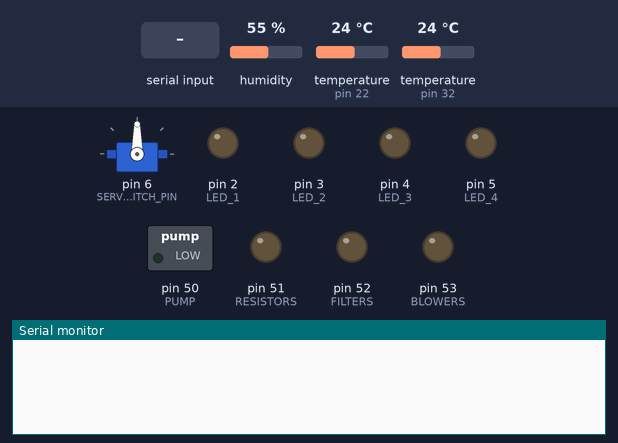
Simulated run of this sketch. Board: Arduino Mega 2560, built with avr-gcc and run on an emulated ATmega2560. Parts: servo, switched loads named in the sketch (green lamp = pin HIGH), output pins drawn as LEDs (lit = HIGH), the last lines printed to the serial monitor. Inputs (shaded band) come from the test bench; at power-on: humidity 55 %, temperature (sensors on pin 22, pin 32) 24 °C.

Above: at 1.2 s.
1.3 s: "on|1\n" received over Serial
At 3.1 s:
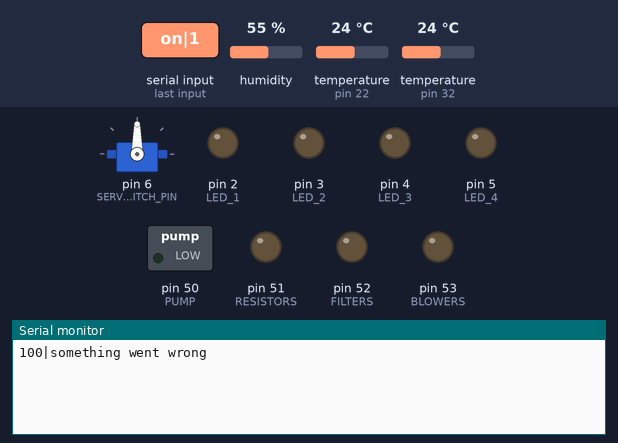
3.8 s: "30|150|10\n" received over Serial
At 6.0 s:
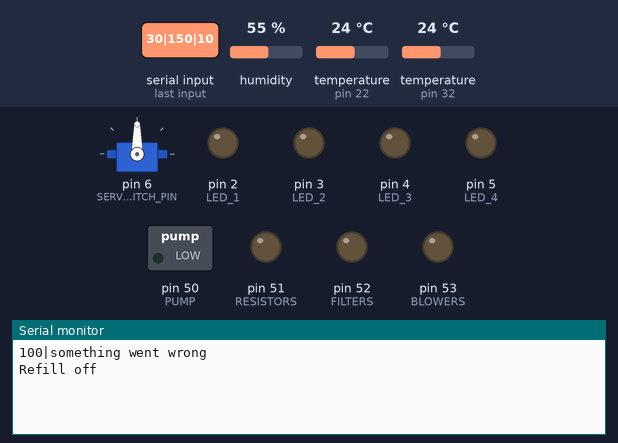
6.3 s: "10\n" received over Serial
At 9.5 s:
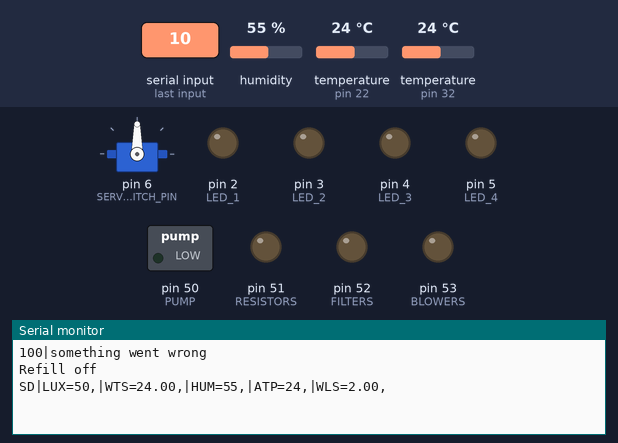

Measured:
- after the input at 1.3 s, the serial monitor: prints a new line after 1.0 s (image 1)
- after the input at 3.8 s, the serial monitor: prints a new line after 1.0 s (image 2)
- after the input at 6.3 s, the serial monitor: prints a new line after 1.8 s (image 3)

The sketch:

ArduinoCode.ino
```cpp
/*TODO:
*Plafoniera e timer
*/

//*******************ACQUARIUM ENABLE**************************//
//Uncomment the line of the acquarium output you're going to use
#define ACQ_1
//#define ACQ_2
//#define ACQ_3
//#define ACQ_4

//**************************COST******************************//
#define VIN 5 // V power voltage
#define R 10000 //ohm resistance value

//*******************SENSOR POWER PIN*************************//
//Uncomment this line for enamble.
//#define POWER_PIN 50

//*******************WATER LEVEL SENSOR**********************//
#ifdef ACQ_1
  #define WLS_1 A0
#endif
#ifdef ACQ_2
  #define WLS_2 A1
#endif
#ifdef ACQ_3
  #define WLS_3 A2
#endif
#ifdef ACQ_4
  #define WLS_4 A3
#endif

//******************LUX SENSOR*******************************//
#ifdef ACQ_1
  #define LX_1 A4
#endif
#ifdef ACQ_2
  #define LX_2 A5
#endif
#ifdef ACQ_3
  #define LX_3 A6
#endif
#ifdef ACQ_4
  #define LX_4 A7
#endif

//*********DHT11 SENSOR (humidity & Air Temperature)*********//
#include <SimpleDHT.h>

#ifdef ACQ_1
  #define DHT_1 22
  SimpleDHT11 dht_1(DHT_1);
#endif
#ifdef ACQ_2
  #define DHT_2 23
  SimpleDHT11 dht_2(DHT_2);
#endif
#ifdef ACQ_3
  #define DHT_3 24
  SimpleDHT11 dht_3(DHT_3);
#endif
#ifdef ACQ_4
  #define DHT_4 25
  SimpleDHT11 dht_4(DHT_4);
#endif

//*******************WATER TEMPERATURE SENSOR**************//
#include <OneWire.h>
#include <DallasTemperature.h>

#ifdef ACQ_1
  #define WTS_1 32
  OneWire oneWire1(WTS_1);
  DallasTemperature wts_1(&oneWire1);
#endif
#ifdef ACQ_2
  #define WTS_2 33
  OneWire oneWire2(WTS_2);
  DallasTemperature wts_2(&oneWire2);
#endif
#ifdef ACQ_3
  #define WTS_3 34
  OneWire oneWire3(WTS_3);
  DallasTemperature wts_3(&oneWire3);
#endif
#ifdef ACQ_4
  #define WTS_4 35
  OneWire oneWire4(WTS_4);
  DallasTemperature wts_4(&oneWire4);
#endif

//****************AUTOMATIC FILLING**********************//
#include <Servo.h>

#define SERVOSWITCH_PIN 6
Servo servoSwitch;

//***************4RELE MODULE****************************//

#define PUMP 50
#define RESISTORS 51
#define FILTERS 52
#define BLOWERS 53

//***************LED MODULE****************************//
#define LED_1 2
#define LED_2 3
#define LED_3 4
#define LED_4 5

//****************************SETUP*******************//

void setup() {
  //Serial connection with raspberry pi
  Serial.begin(115200);

  //Servo switch init
  servoSwitch.attach(SERVOSWITCH_PIN);

  //WATER TEMPERATURE SENSOR
  #ifdef ACQ_1
    wts_1.begin();
  #endif
  #ifdef ACQ_2
    wts_2.begin();
  #endif
  #ifdef ACQ_3
    wts_3.begin();
  #endif
  #ifdef ACQ_4
    wts_4.begin();
  #endif

  //RELE pin settings
  pinMode(PUMP, OUTPUT);
  pinMode(RESISTORS, OUTPUT);
  pinMode(FILTERS, OUTPUT);
  pinMode(BLOWERS, OUTPUT);
  //LED pin
  pinMode(LED_1, OUTPUT);
  pinMode(LED_2, OUTPUT);
  pinMode(LED_3, OUTPUT);
  pinMode(LED_4, OUTPUT);
}

String strs[20];

void loop() {
  //wait for Command available from Raspberry
  while (Serial.available() == 0) {}
  String str = Serial.readString();  //read until timeout
  str.trim();                        // remove any \r \n whitespace at the end of the String

  //SPLITTING THE COMMAND
  //COMMAND PROTOCOL
  //Sensor Request:     10
  //Switch Request:     20|on|on|on (Filters|Resistors|Blower)
  //Pump Activation:    30|on
  //LED:                40|index|percentage
  //SERVO SELECTION:    50|index

  //Slitting the string using |
  splitString(str, '|');

  //Switching thse command
  switch(strs[0].toInt()){
    case 10:
      sendSensorsData();
      break;
    case 20:
      changeSwitchState();
      break;
    case 30:
      refillPump();
      break;
    case 40:
      LEDRequest();
      break;
    case 50:
      SERVORequest();
      break;
    default:
      Serial.println("100|something went wrong");
      break;
  }

  delay(100);
}


void sendSensorsData(){
  String data = "SD|";
  //Lux
  String luxData = luxSensors();
  data = data + luxData + "|";
  //WaterTemp
  String waterTemp = waterTempSensors();
  data = data + waterTemp + "|";
  //Humidity and Air
  String HumAtp = humidityAndAirTemp();
  data = data + HumAtp + "|";
  //Water Level sensor
  String Wls = waterLevelSensors();
  data = data + Wls;

  Serial.println(data);
}

void changeSwitchState(){
  if (strs[1] == "on"){
    digitalWrite(FILTERS, HIGH);
  }
  else
    digitalWrite(FILTERS, LOW);

  if (strs[2] == "on"){
    digitalWrite(RESISTORS, HIGH);
  }
  else
    digitalWrite(RESISTORS, LOW);

  if (strs[3] == "on"){
    digitalWrite(BLOWERS, HIGH);
  }
  else
    digitalWrite(BLOWERS, LOW);

  Serial.println("Arduino: All the device state are updated");
}


void splitString(String str, char Separator){
  int stringCount = 0;
  while (str.length() > 0) {
    int index = str.indexOf('|');
    if (index == -1) // No space found
    {
      strs[stringCount++] = str;
      break;
    }
    else
    {
      strs[stringCount++] = str.substring(0, index);
      str = str.substring(index+1);
    }
  }
}

//***********************************SENSORS REQUEST****************************//

String humidityAndAirTemp(){
  String datau = "HUM=";
  String datat = "ATP=";

  byte temperature = 0;
  byte humidity = 0;

  #ifdef ACQ_1
    int err = SimpleDHTErrSuccess;
    if ((err = dht_1.read(&temperature, &humidity, NULL)) != SimpleDHTErrSuccess) {
      datau = datau + "err,";
      datat = datat + "err,";
    }
    else{
      datau = datau + (int)humidity + ",";
      datat = datat + (int)temperature + ",";
    }
  #endif
  #ifdef ACQ_2
    int err = SimpleDHTErrSuccess;
    if ((err = dht_2.read(&temperature, &humidity, NULL)) != SimpleDHTErrSuccess) {
      datau = datau + "err,";
      datat = datat + "err,";
    }
    else{
      datau = datau + (int)humidity + ",";
      datat = datat + (int)temperature + ",";
    }
  #endif
  #ifdef ACQ_3
    int err = SimpleDHTErrSuccess;
    if ((err = dht_3.read(&temperature, &humidity, NULL)) != SimpleDHTErrSuccess) {
      datau = datau + "err,";
      datat = datat + "err,";
    }
    else{
      datau = datau + (int)humidity + ",";
      datat = datat + (int)temperature + ",";
    }
  #endif
  #ifdef ACQ_4
    int err = SimpleDHTErrSuccess;
    if ((err = dht_4.read(&temperature, &humidity, NULL)) != SimpleDHTErrSuccess) {
      datau = datau + "err,";
      datat = datat + "err,";
    }
    else{
      datau = datau + (int)humidity + ",";
      datat = datat + (int)temperature + ",";
    }
  #endif

  return datau + "|" + datat;
}

String waterTempSensors(){
  String data = "WTS=";
  //non si converte cosi a string
  #ifdef ACQ_1
    wts_1.requestTemperatures();
    float tc = wts_1.getTempCByIndex(0);
    data = data + String(tc) + ",";
  #endif
  #ifdef ACQ_2
    wts_2.requestTemperatures();
    float tc = wts_2.getTempCByIndex(0);
    data = data + String(tc) + ",";
  #endif
  #ifdef ACQ_3
    wts_3.requestTemperatures();
    float tc = wts_3.getTempCByIndex(0);
    data = data + String(tc) + ",";
  #endif
  #ifdef ACQ_4
    wts_4.requestTemperatures();
    float tc = wts_4.getTempCByIndex(0);
    data = data + String(tc);
  #endif

  return data;
}


String luxSensors(){
  String data = "LUX=";

  #ifdef ACQ_1
    float sensorVal = analogRead(LX_1);
    int lux = sensorRawToPhys(sensorVal);
    data = data + String(lux) + ",";
  #endif
  #ifdef ACQ_2
    float sensorVal = analogRead(LX_2);
    int lux = sensorRawToPhys(sensorVal);
    data = data + String(lux) + ",";
  #endif
  #ifdef ACQ_3
    float sensorVal = analogRead(LX_3);
    int lux = sensorRawToPhys(sensorVal);
    data = data + String(lux) + ",";
  #endif
  #ifdef ACQ_4
    float sensorVal = analogRead(LX_4);
    int lux = sensorRawToPhys(sensorVal);
    data = data + String(lux);
  #endif

  return data;
}

int sensorRawToPhys(int raw){
  // Conversion rule
  float Vout = float(raw) * (VIN / float(1023));// Conversion analog to voltage
  float RLDR = (R * (VIN - Vout))/Vout; // Conversion voltage to resistance
  int phys=500/(RLDR/1000); // Conversion resitance to lumen
  return phys;
}

String waterLevelSensors(){
  String data = "WLS=";

  #ifdef ACQ_1
    float Val = analogRead(WLS_1);
    float sensorVal = ValtoCm(Val);
    data = data + String(sensorVal) + ",";
  #endif
  #ifdef ACQ_2
    float Val = analogRead(WLS_2);
    float sensorVal = ValtoCm(Val);
    data = data + String(sensorVal) + ",";
  #endif
  #ifdef ACQ_3
    float Val = analogRead(WLS_3);
    float sensorVal = ValtoCm(Val);
    data = data + String(sensorVal) + ",";
  #endif
  #ifdef ACQ_4
    float Val = analogRead(WLS_4);
    float sensorVal = ValtoCm(Val);
    data = data + String(sensorVal);
  #endif

  return data;
}

float ValtoCm(float val){
  return map(val, 0,700,0,4);
}

void refillPump(){
  if (strs[1] == "on"){
    digitalWrite(PUMP, HIGH);
    Serial.println("Refill on");
  }
  else{
    digitalWrite(PUMP, LOW);
    Serial.println("Refill off");
  }
}

void LEDRequest(){
  int index = strs[1].toInt();
  int perc = strs[2].toInt();

  int val = map(perc, 0, 100, 0, 255);

  if (val > 255 || val < 0)
    return;

  switch(index){
    case 1:
      analogWrite(LED_1, val);
      Serial.println("Arduino: Led 1 set value " + strs[2] + " ok");
    break;
        case 2:
      analogWrite(LED_2, val);
      Serial.println("Arduino: Led 2 set value " + strs[2] + " ok");
    break;
        case 3:
      analogWrite(LED_3, val);
      Serial.println("Arduino: Led 3 set value " + strs[2] + " ok");
    break;
        case 4:
      analogWrite(LED_4, val);
      Serial.println("Arduino: Led 4 set value " + strs[2] + " ok");
    break;
    default:
      Serial.println("110|Index Led Not Valid");
    break;
  }
}

void SERVORequest(){
  int index = strs[1].toInt();

  switch(index){
    case 1:
      servoSwitch.write(0);
      Serial.println("Arduino: Index 1 ok");
    break;
        case 2:
      servoSwitch.write(60);
      Serial.println("Arduino: Index 2 ok");
    break;
        case 3:
      servoSwitch.write(120);
      Serial.println("Arduino: Index 3 ok");
    break;
        case 4:
      servoSwitch.write(180);
      Serial.println("Arduino: Index 4 ok");
    break;
    default:
      Serial.println("110|Index Servo Not Valid");
    break;
  }
}
```
